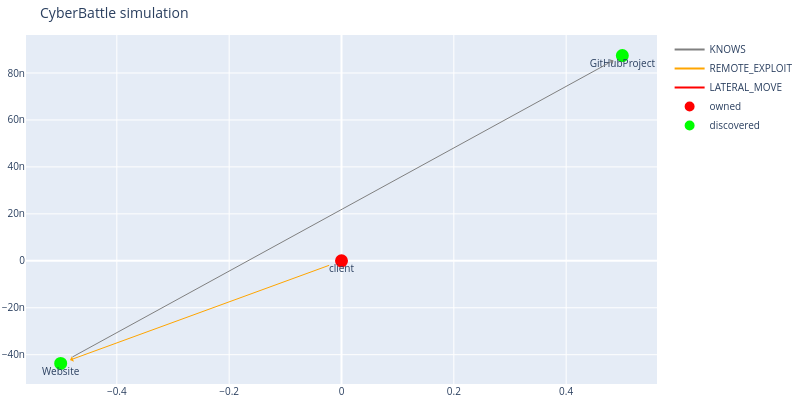

This figure's notebook cell:
### Code cell
# 2
github = c2.run_remote_attack("client", "Website", "ScanPageContent")
dbg.plot_discovered_network()

### Figure 1 — Plotly figure (JSON) as saved in the notebook; plotly's stock layout.template omitted (floating-point values rounded to 4 significant figures)
{"data": [{"line": {"color": "gray"}, "mode": "lines", "name": "KNOWS", "type": "scatter", "x": [0], "y": [0]}, {"line": {"color": "orange"}, "mode": "lines", "name": "REMOTE_EXPLOIT", "type": "scatter", "x": [0], "y": [0]}, {"line": {"color": "red"}, "mode": "lines", "name": "LATERAL_MOVE", "type": "scatter", "x": [0], "y": [0]}, {"hoverinfo": "text", "marker": {"color": "#D32F2E", "line": {"color": "rgb(255,0,0)", "width": 8}, "size": 5, "symbol": "circle-dot"}, "mode": "markers+text", "name": "owned", "text": ["client"], "textposition": "bottom center", "type": "scatter", "x": [0], "y": [0]}, {"hoverinfo": "text", "marker": {"color": "#0e9d00", "line": {"color": "rgb(0,255,0)", "width": 8}, "size": 5, "symbol": "circle-dot"}, "mode": "markers+text", "name": "discovered", "text": ["Website", "GitHubProject"], "textposition": "bottom center", "type": "scatter", "x": [-0.5, 0.5], "y": [-4.371e-08, 8.742e-08]}], "layout": {"annotations": [{"align": "center", "arrowcolor": "orange", "arrowhead": 1, "arrowsize": 1, "arrowwidth": 1, "ax": 0, "axref": "x", "ay": 0, "ayref": "y", "hovertext": "REMOTE_EXPLOIT", "opacity": 1, "showarrow": true, "standoff": 10, "startstandoff": 10, "x": -0.5, "xref": "x", "y": -4.371e-08, "yref": "y"}, {"align": "center", "arrowcolor": "gray", "arrowhead": 1, "arrowsize": 1, "arrowwidth": 1, "ax": -0.5, "axref": "x", "ay": -4.371e-08, "ayref": "y", "hovertext": "KNOWS", "opacity": 1, "showarrow": true, "standoff": 10, "startstandoff": 10, "x": 0.5, "xref": "x", "y": 8.742e-08, "yref": "y"}], "autosize": false, "font": {"size": 10}, "height": 400, "hovermode": "closest", "margin": {"b": 15, "l": 2, "r": 2, "t": 35}, "showlegend": true, "title": {"text": "CyberBattle simulation"}, "width": 800}}
